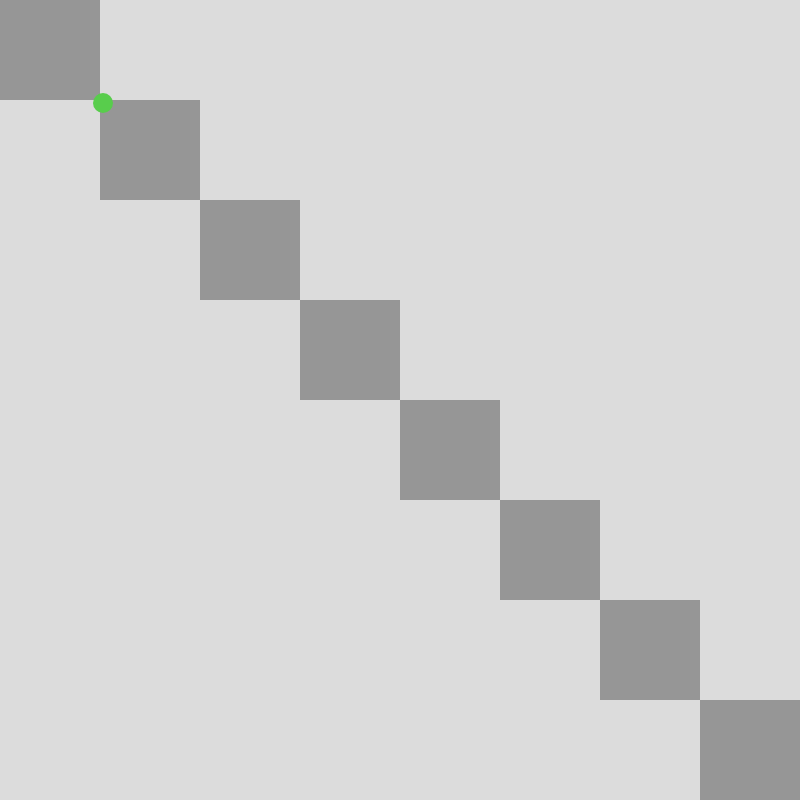
Frame 1 (no input)
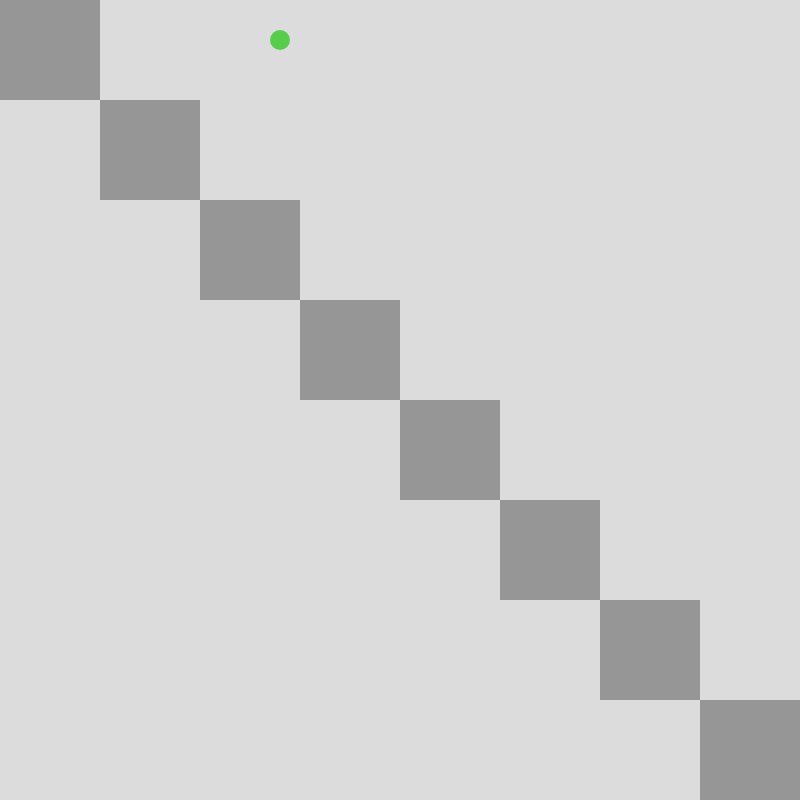
Frame 60 (no input)
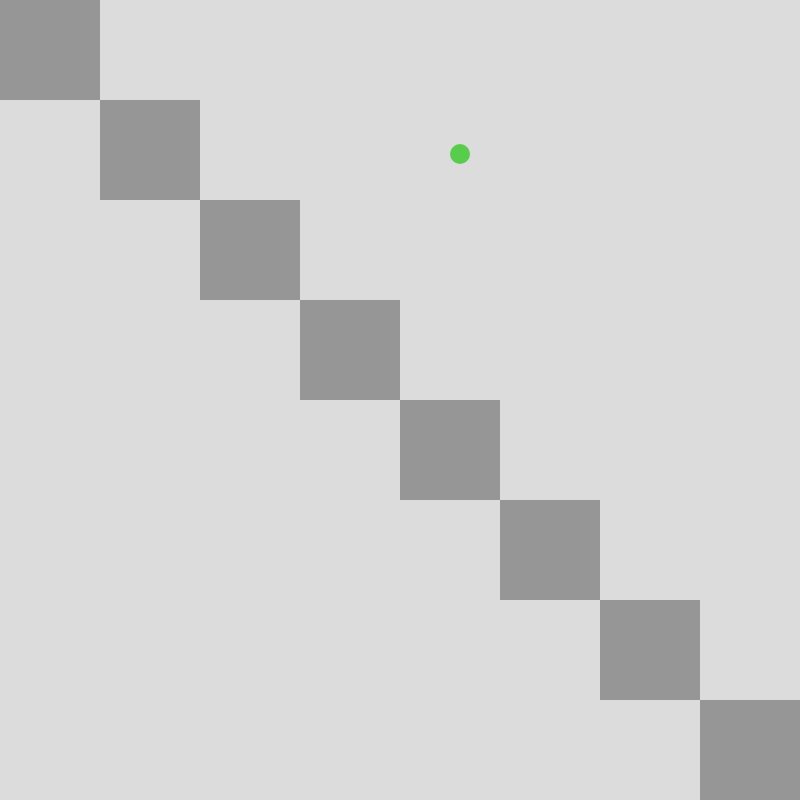
Frame 120 (the mouse pressed at the canvas centre since frame 60)

The p5.js sketch that drew these frames (run headless with seeded random() and noise() and a simulated clock; from frame 60 on, the mouse is pressed at the canvas centre):

// p5.js sketch
// ── sketch.js
let ball = {
  x: 100,
  y: 100,
  diameter: 20,
  speedX: 3,
  speedY: 3,
  color: [255, 0, 0],
};

let stairs = [];
let colors = [];
let numStairs = 8;

function setup() {
  createCanvas(800, 800);

  // Generate random colors for the ball
  for (let i = 0; i < numStairs; i++) {
    colors.push(color(random(255), random(255), random(255)));
  }

  // Define the stairs
  let stairWidth = width / numStairs;
  let stairHeight = height / numStairs;
  for (let i = 0; i < numStairs; i++) {
    stairs.push({
      x: i * stairWidth,
      y: i * stairHeight,
      width: stairWidth,
      height: stairHeight,
    });
  }
}

function draw() {
  background(220);

  // Draw stairs
  noStroke();
  for (let i = 0; i < stairs.length; i++) {
    fill(150)
    rect(stairs[i].x, stairs[i].y, stairs[i].width, stairs[i].height);
  }

  // Ball physics
  ball.x += ball.speedX;
  ball.y += ball.speedY;

  // Check collision with stairs and change color if collision detected
  for (let i = 0; i < stairs.length; i++) {
    if (
      ball.x + ball.diameter / 2 > stairs[i].x &&
      ball.x - ball.diameter / 2 < stairs[i].x + stairs[i].width &&
      ball.y + ball.diameter / 2 > stairs[i].y &&
      ball.y - ball.diameter / 2 < stairs[i].y + stairs[i].height
    ) {
      ball.speedY = -ball.speedY;
      ball.color = colors[i];
    }
  }

  // Draw ball
  fill(ball.color);
  ellipse(ball.x, ball.y, ball.diameter);

  // Check collision with floor and walls
  if (ball.y + ball.diameter / 2 > height || ball.y - ball.diameter / 2 < 0) {
    ball.speedY = -ball.speedY;
  }
  if (ball.x + ball.diameter / 2 > width || ball.x - ball.diameter / 2 < 0) {
    ball.speedX = -ball.speedX;
  }
}
